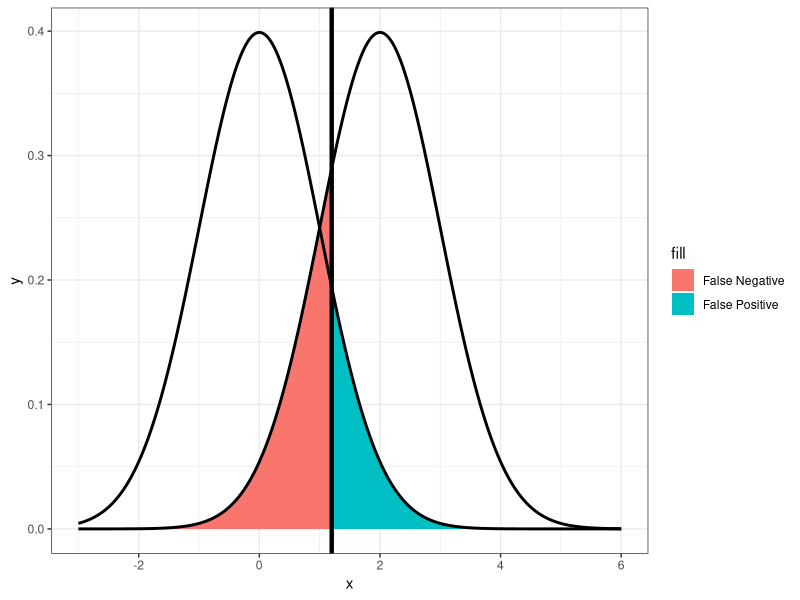

The R script that drew this image:
## ---- chunk 1
xvals <- seq(-3, 6, length = 1000)
y1 <- dnorm(xvals, mean = 0, sd = 1)
y2 <- dnorm(xvals, mean = 2, sd = 1)
df <- data.frame(x=c(xvals,xvals),
                 y=c(y1,y2), 
                 hypothesis=c(rep("H_0", length(y1)), rep("H_A", length(y2))))
lin <- 1.2 # decision boundary
library(ggplot2)
## ---- chunk 2
ggplot(df, aes(x,y, group=hypothesis)) +
           geom_ribbon(data=subset(df,x>lin & x<max(x) & hypothesis=="H_0"),aes(x=x, ymax=y, ymin=0, fill="False Positive")) +
           geom_ribbon(data=subset(df,x<lin & x>min(x) & hypothesis=="H_A"),aes(x=x, ymax=y, ymin=0, fill="False Negative")) +
           geom_line(size=1) +
           geom_vline(xintercept = lin, size=1.5, color="black") + theme_bw()
